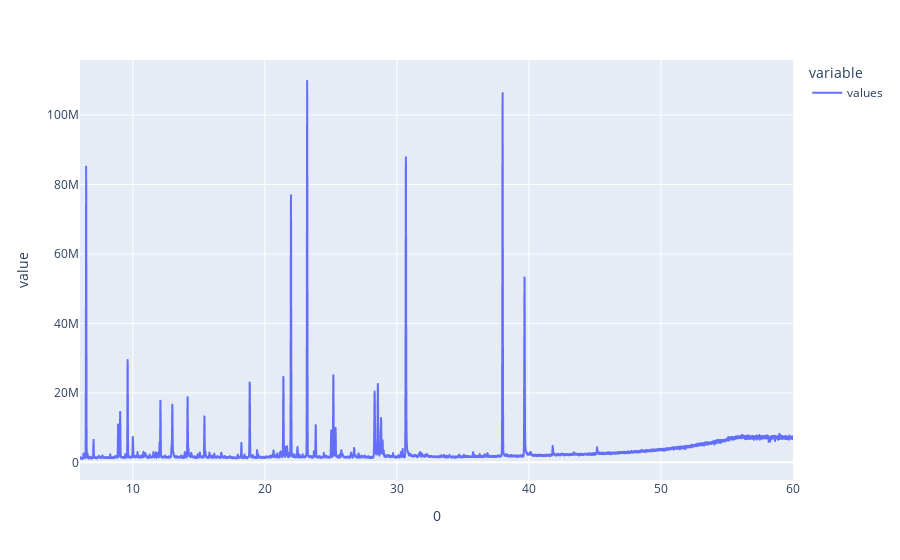

Source (notebook cell):
### Markdown cell above
## Lecture d'un fichier csv et affichage des données
On utilise pandas pour lire directement le fichier csv et mettre les données dans un objet du type DataFrame.<br>
Les 5 premières lignes ne sont pas prises en compte car elles correspondent aux métadonnées de l'analyse. <br>
Le parser détecte trois colonnes car les lignes finissent par une virgule, il faut donc supprimer la troisième colonne, qui est vide, du DataFrame.

Voici un affichage des données brutes :

### Code cell
df = tools.readCSV(PATH)
df.plot()

### Figure 1 — Plotly figure (JSON) as saved in the notebook; plotly's stock layout.template omitted (floating-point values rounded to 4 significant figures; data arrays with more than 128 entries replaced by an {"elided": "..."} marker saying what was removed)
{"data": [{"hovertemplate": "variable=values<br>0=%{x}<br>value=%{y}<extra></extra>", "legendgroup": "values", "line": {"color": "#636efa", "dash": "solid"}, "mode": "lines", "name": "values", "showlegend": true, "type": "scattergl", "x": {"elided": "9150 float values"}, "xaxis": "x", "y": {"elided": "9150 float values"}, "yaxis": "y"}], "layout": {"legend": {"title": {"text": "variable"}, "tracegroupgap": 0}, "margin": {"t": 60}, "xaxis": {"anchor": "y", "domain": [0, 1], "title": {"text": "0"}}, "yaxis": {"anchor": "x", "domain": [0, 1], "title": {"text": "value"}}}}
